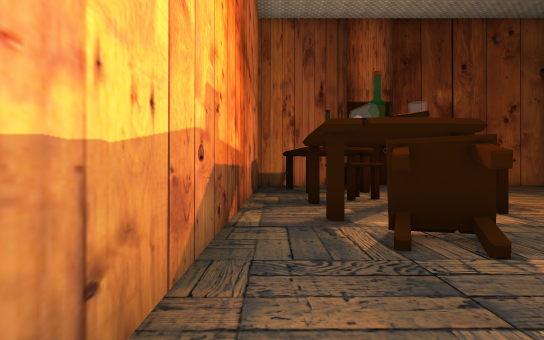
view 1 (above)

13 first-person views from a walk through a scene from a Unity 3-D project. The camera is 1.3 m above the floor, looks level and sees 80° across. The floor is counted in squares, 2 m on a side. Each view is taken from the middle of a square. On the plan, view 1 faces up. The plan holds only what a view shows up to about 10 squares ahead; the rest is blank. The place goes on beyond the plan. Some animated figures are not drawn. Some surface patterns are stand-ins.

view 2
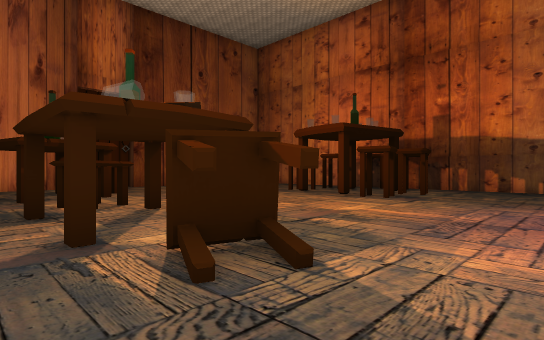

view 3
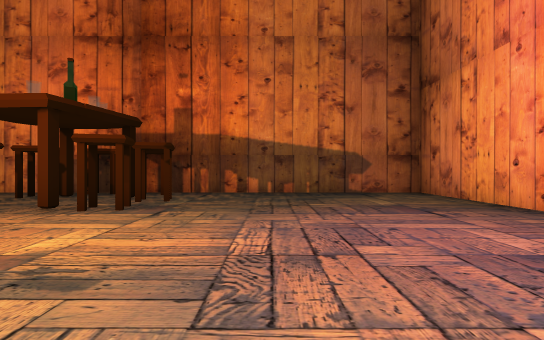

view 4
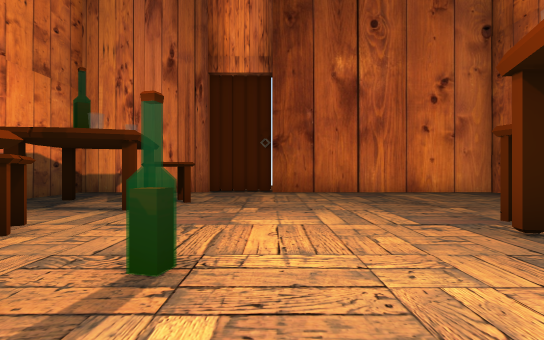

view 5
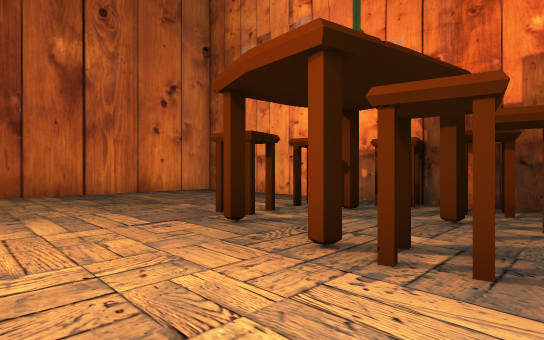

view 6
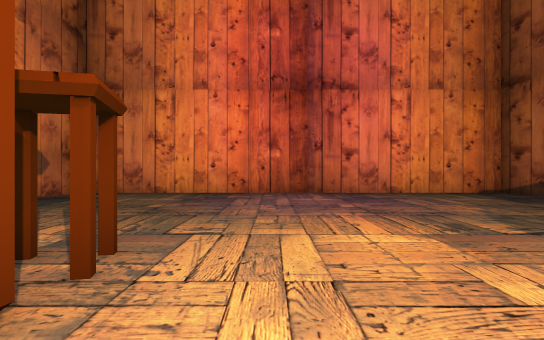

view 7
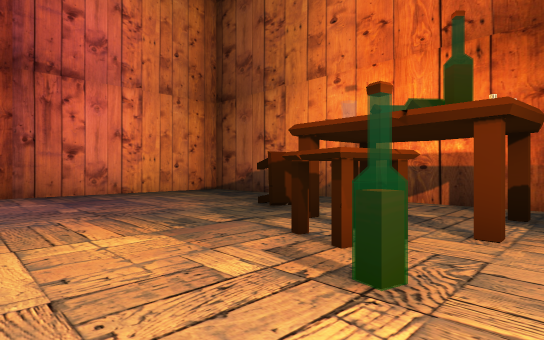

view 8
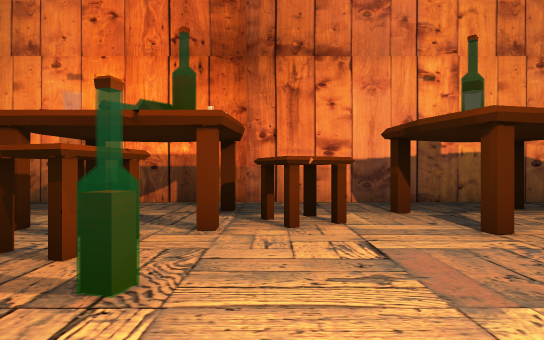

view 9
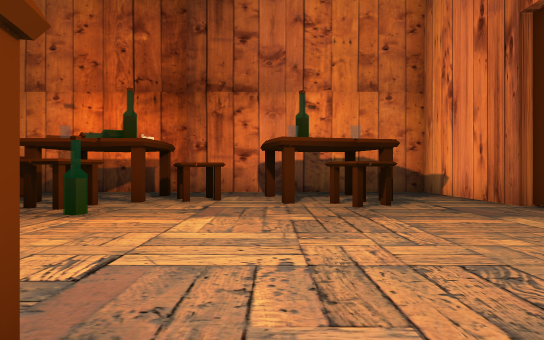

view 10
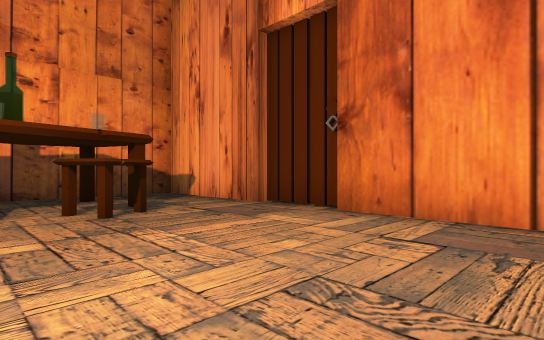

view 11
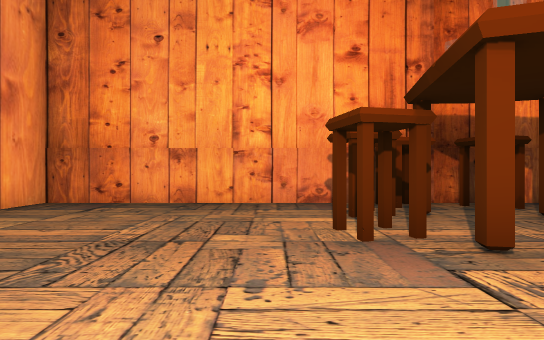

view 12
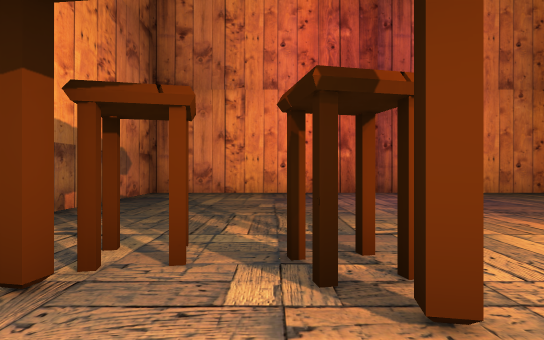

view 13
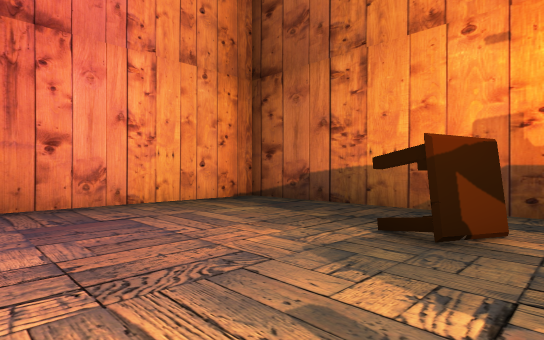

### Floor plan
Key: @ floor where view 1 was taken; # wall or solid block; x gap in a wall; . floor; O other object.
Columns run from 1 left of view 1 to 12 right of it. Each row starts with its distance up from view 1.
 14 #####O########
 13 #............#
 12 #............#
 11 #.OOO........#
 10 #...O........#
  9 #.O..........#
  8 #..O.....#x#.#
  7 #..O.......###
  6 #.O..O..O...##
  5 #...OO...##x##
  4 #.OO.........#
  3 #.OO.........#
  2 #............#
  1 #............#
  0 #@...........#
 -1 #............#
 -2 #............#
 -3 ##############

Where each view was taken, in squares from view 1:
view 1: 0 up, 0 right, facing up
view 2: 1 up, 0 right, facing up-right
view 3: 2 up, 2 right, facing right
view 4: 4 up, 5 right, facing up
view 5: 4 up, 5 right, facing up-right
view 6: 7 up, 6 right, facing down
view 7: 7 up, 6 right, facing down-left
view 8: 7 up, 6 right, facing left
view 9: 9 up, 9 right, facing left
view 10: 9 up, 8 right, facing up-left
view 11: 9 up, 5 right, facing right
view 12: 7 up, 8 right, facing down
view 13: 4 up, 5 right, facing down-left
